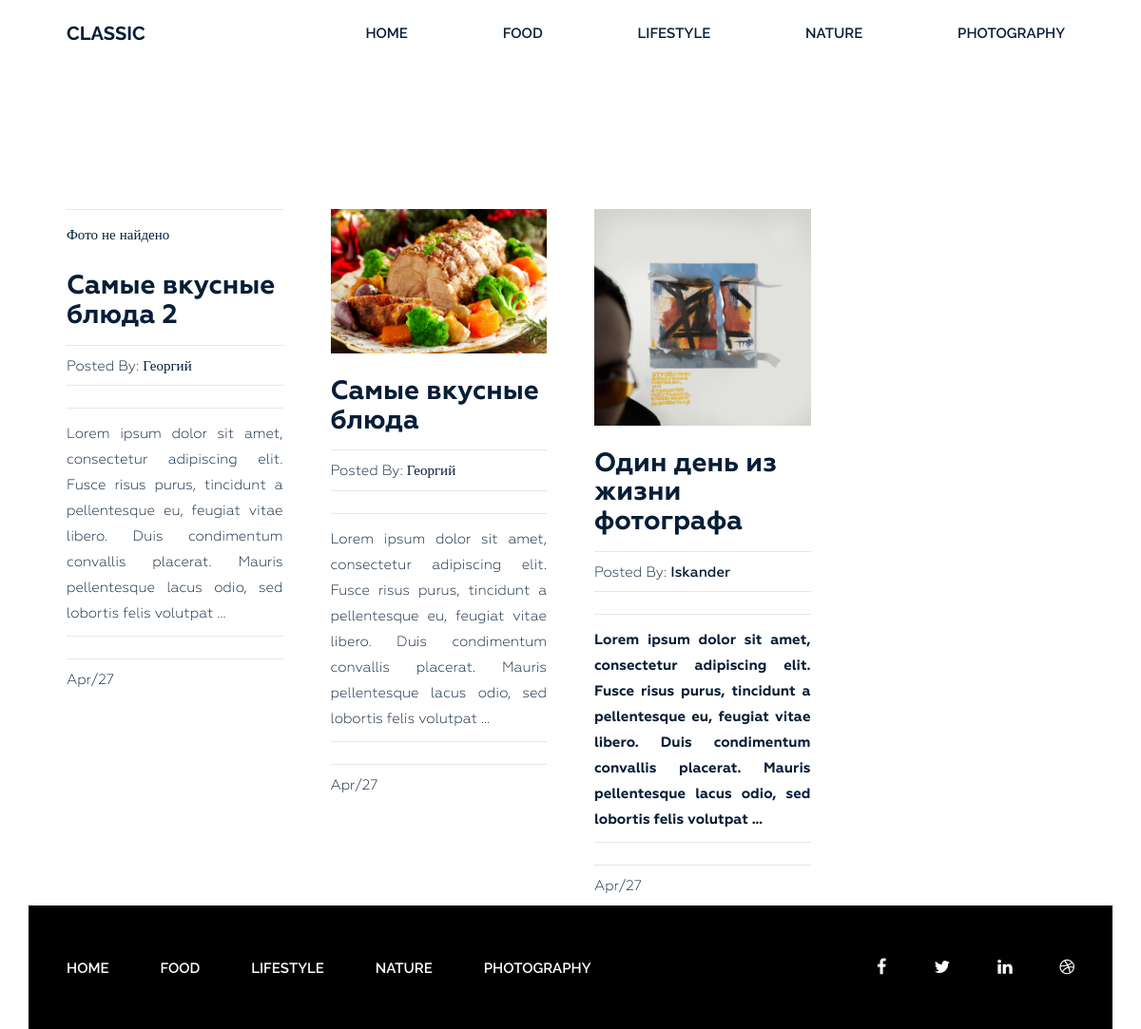
The page / on the database its author committed.
### blog/models.py (models this page shows, shortened)
class Category(models.Model):
    title = models.CharField(max_length=255)
    slug = models.SlugField(max_length=255, verbose_name='Url', unique=True)
    def get_absolute_url(self):
        return reverse('category', kwargs={"slug": self.slug})
    class Meta:
        verbose_name = 'Категория(ю)'
        verbose_name_plural = 'Категории'
        ordering = ['title']

class Post(models.Model):
    title = models.CharField(max_length=255)
    slug = models.SlugField(max_length=255, verbose_name='Url', unique=True)
    author = models.CharField(max_length=100)
    content = models.TextField(blank=True)
    created_at = models.DateTimeField(auto_now_add=True, verbose_name='Опубликовано')
    photo = models.ImageField(upload_to='photos/%Y/%m/%d/', blank=True)
    views = models.IntegerField(default=0, verbose_name='Кол-во просмотров')
    category = models.ForeignKey(Category, on_delete=models.PROTECT, related_name='posts')
    tags = models.ManyToManyField(Tag, blank=True, related_name='posts')
    def get_absolute_url(self):
        return reverse('post', kwargs={"slug": self.slug})
    class Meta:
        verbose_name = 'Статья(ю)'
        verbose_name_plural = 'Статьи'
        ordering = ['-created_at']

### blog/views.py (the view)
# urls.py: path('', Home.as_view(), name='home'),
class Home(ListView):
    model = Post
    template_name = 'blog/index.html'
    context_object_name = 'posts'
    paginate_by = 4
    def get_context_data(self, *, object_list=None, **kwargs):
        context = super().get_context_data(**kwargs)
        context['title'] = 'Classic Blog Design'
        return context

### blog/templatetags/menu.py (called while the page is built)
@register.inclusion_tag('blog/menu_tpl.html')
def show_menu(menu_class='menu'):
    categories = Category.objects.all()
    return {'categories': categories, 'menu_class': menu_class}

### blog/templates/blog/index.html (shortened to what this page needs)
{% extends 'base.html' %}
{% load static %}
{% block content %}
    <section class="blog-post-area">
        <div class="container">
            <div class="row">
                <div class="blog-post-area-style">
                    {% for post in posts %}
                        <div class="col-md-3">
                            <div class="single-post">
                                {% if post.photo %}
                                    <img src='{{ post.photo.url }}' alt="{{ post.title }}">
                                {% else %}
                                    <p>Фото не найдено</p>
                                {% endif %}
                                <h3><a href="{{ post.get_absolute_url }}">{{ post.title }}</a></h3>
                                <h4><span>Posted By: <span class="author-name">{{ post.author }}</span></span>
                                </h4>
                                <p>{{ post.content|truncatewords_html:30|safe }}</p>
                                <h4><span>{{ post.created_at|date:"M/d" }}</span></h4>
                            </div>
                        </div>
                    {% endfor %}
                </div>
            </div>
        </div>
    </section>
{% endblock %}

### blog/templates/blog/menu_tpl.html
<div class="{{ menu_class }}">
    <ul>
        <li><a href="{% url 'home' %}">Home</a></li>
        {% for item in categories %}
            <li><a href="{{ item.get_absolute_url }}">{{ item.title }}</a></li>
        {% endfor %}
    </ul>
</div>

### siteblog/static/style.css (style rules this page uses)
.wrapper header.header .menu { margin: 0 }
.wrapper header.header .menu ul { float: right; margin: 0; padding: 0; margin-right: 4px; }
.wrapper header.header .menu ul li { display: inline-block; list-style: outside none none; margin: 0 -4px 0 0; }
.wrapper header.header .menu ul li a { color: rgb(6, 30, 55); font-family: "Raleway", sans-serif; font-size: 15px; font-weight: 600; line-height: 70px; padding: 26px 50px; text-decoration: none; text-transform: uppercase; }
section.blog-post-area { margin-top: 50px; }
section.blog-post-area img { width: 100%; }
section.blog-post-area .single-post { padding-right: 20px; margin: 100px 0px 0px; }
section.blog-post-area h4 span { font-family: Geometria; font-weight: 400; font-size: 15px; color: #061e37; text-decoration: none; }
section.blog-post-area h4 span.author-name { font-weight: 500; }
.blog-post-area .single-post h3 a { font-family: Geometria; font-size: 28px; font-weight: 700; text-decoration: none; color: #061e37; }
.blog-post-area .single-post p { color: #061e37; font-family: Geometria; font-size: 15px; font-weight: 400; line-height: 27px; padding-top: 14px; position: relative; text-align: justify; }
.blog-post-area .single-post h4 { margin-bottom: 12px; padding-top: 10px; position: relative; }
.blog-post-area .single-post h4::before { background: #e6e6e6 none repeat scroll 0 0; content: ""; height: 1px; position: absolute; top: 0; width: 100%; }
.blog-post-area .single-post p::before { background: #e6e6e6 none repeat scroll 0 0; content: ""; height: 1px; position: absolute; top: 0; width: 100%; }
.blog-post-area .single-post h3 { margin: 25px 0 15px; }
.blog-post-area .blog-post-area-style { margin: 0 20px 0 40px; }
.wrapper footer.footer .footer-menu { margin: 0 }
.wrapper footer.footer .footer-menu ul { line-height: 130px; margin: 0; padding: 0; }
.wrapper footer.footer .footer-menu ul li { display: inline; list-style: outside none none; margin: 0; padding: 30px 0px; }
.wrapper footer.footer .footer-menu ul li a { color: #fff; font-family: "Raleway", sans-serif; font-size: 15px; font-weight: 600; line-height: 70px; margin-left: 40px; padding: 26px 10px 26px 0; text-decoration: none; text-transform: uppercase; }

### rows shown on the page
Category: title "FOOD"
Category: title "LIFESTYLE"
Category: title "NATURE"
Category: title "PHOTOGRAPHY"
Post: photo "Фото не найдено", title "Самые вкусные блюда 2", author "Георгий", content "Lorem ipsum dolor sit amet, consectetur adipiscing elit. Fusce risus purus, tincidunt a pellentesque eu, feugiat vitae libero. Duis condimentum convallis placerat. Mauris pellentesque lacus odio, sed lobortis felis volutpat …", created_at "Apr/27"
Post: photo (picture), title "Самые вкусные блюда", author "Георгий", content "Lorem ipsum dolor sit amet, consectetur adipiscing elit. Fusce risus purus, tincidunt a pellentesque eu, feugiat vitae libero. Duis condimentum convallis placerat. Mauris pellentesque lacus odio, sed lobortis felis volutpat …", created_at "Apr/27"
Post: photo (picture), title "Один день из жизни фотографа", author "Iskander", content "Lorem ipsum dolor sit amet, consectetur adipiscing elit. Fusce risus purus, tincidunt a pellentesque eu, feugiat vitae libero. Duis condimentum convallis placerat. Mauris pellentesque lacus odio, sed lobortis felis volutpat …", created_at "Apr/27"
